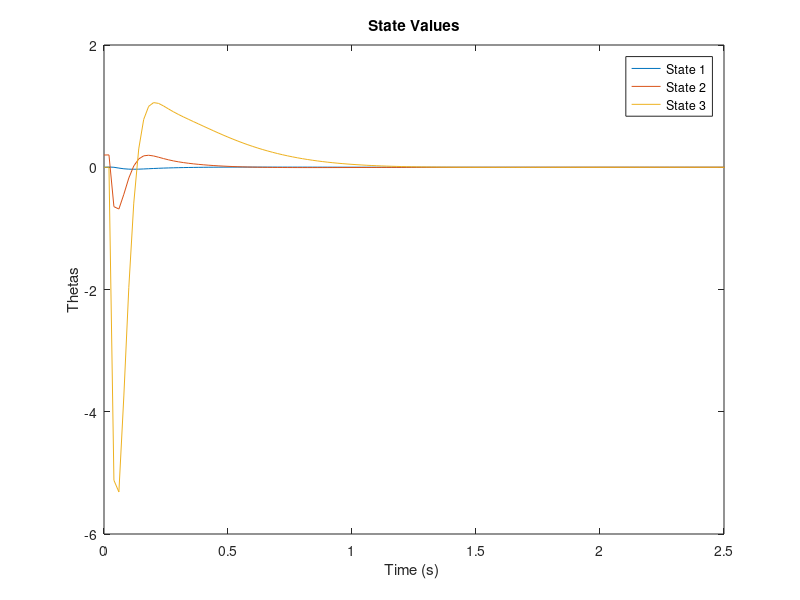
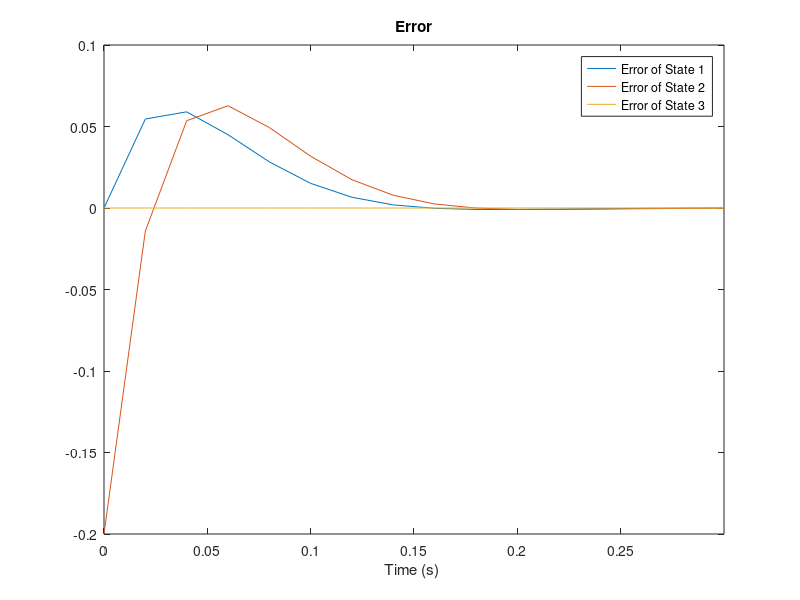
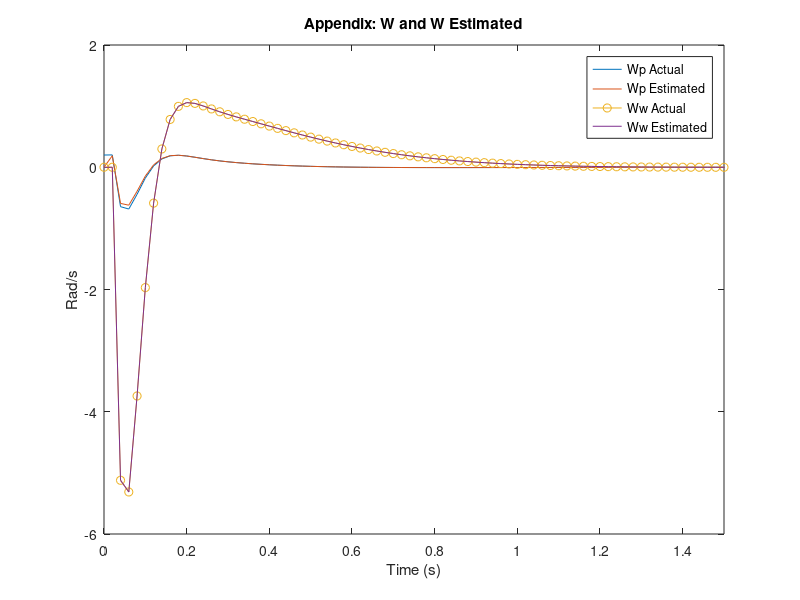
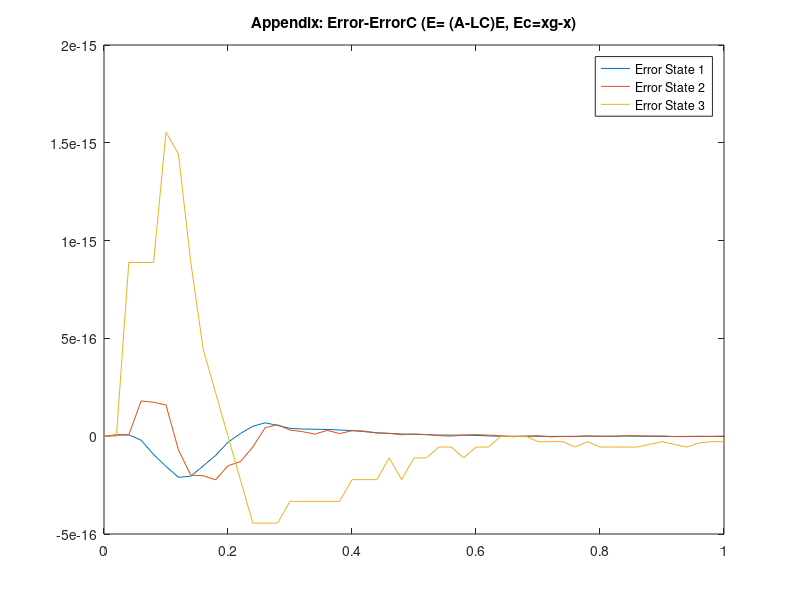

These charts were generated, in order, by the following MATLAB code:
clc;close all; clear all
mc=980;
ic=92336;
l=6;
R=4;
mw=150;
iw=1150;
alpha=ic+mc*R*l
beta=mc*981*l
gamma=iw+((mw+mc)*R*R)
%cont time
Ac=[0 1; beta/alpha 0]
Bc= [0; gamma/alpha]
Ts=1/50
%disc
A=expm(Ac*Ts)
B=(A-eye(2))*inv(Ac)*Bc
%part 3
Aaug=[A(1,:) 0; A(2,:) 0;  0 0 1]
Baug=[B;Ts]
%part 4
%total equation now xk=(Aaug-Baug*K)*xk-1
ts_k=.9;
z_k=.9;
wn_k=(4/(ts_k*z_k))
zcl_k=exp(roots([1 2*z_k*wn_k wn_k^2])*Ts)
K=place(Aaug,Baug,[zcl_k; 0])
%part 5
Caug=[0 1 0; 0 0 1]
ts_l=.15;
z_l=.8;
wn_l=(4/(ts_l*z_l))
zcl_l=exp(roots([1 2*z_l*wn_l wn_l^2])*Ts)
L=place(Aaug',Caug',[zcl_l; abs(zcl_l(1,1))])
%part 6
N=400;
x=zeros(3,N); %initialize states, guess and output
xg=zeros(3,N);
x(2,1)=.2;
y=zeros(2,N);
y(:,1)=Caug*x(:,1);
yg=zeros(2,N);
error(:,1)=(xg(:,1)-x(:,1)); %initialize error
errorc(:,1)=(xg(:,1)-x(:,1));
for k=2:N-1
    ug(:,k-1)=-K*xg(:,k-1);
    x(:,k)=Aaug*x(:,k-1) + Baug*ug(:,k-1)  ;
    xg(:,k)=(Aaug-(Baug*K) - (L'*Caug))*xg(:,k-1)+L'*y(:,k-1);
    y(:,k)=Caug*x(:,k);
    yg(:,k)=Caug*xg(:,k);
    error(:,k)=(Aaug-(L'*Caug))*error(:,k-1); 
    errorc(:,k)=xg(:,k)-x(:,k);%testing both the forms of the error equation
end
t=0:.02:(N-1)*.02;
te=0:.02:N*.02 - .04;
figure
plot(t,x(1,:),t,x(2,:),t,x(3,:))
title('State Values')
xlabel('Time (s) ')
ylabel('Thetas')
legend('State 1','State 2','State 3')
xlim([0 2.5])
figure
plot(te,error(1,:),te,error(2,:),te,error(3,:))
title('Error')
xlabel('Time (s) ')
legend('Error of State 1','Error of State 2','Error of State 3')
xlim([0 .3]);
figure

plot(t,y(1,:),t,yg(1,:),t,y(2,:),'-o',t,yg(2,:))
title('Appendix: W and W Estimated')
ylabel('Rad/s')
xlabel('Time (s)')
legend('Wp Actual','Wp Estimated','Ww Actual','Ww Estimated')
xlim([0,1.5]);
errorc(:,399)=0;
errorn=error-errorc;
figure
plot(te,errorn(1,:),te,errorn(2,:),te,errorn(3,:))
title('Appendix: Error-ErrorC (E= (A-LC)E, Ec=xg-x)');
legend('Error State 1','Error State 2','Error State 3');
xlim([0 1]);
figure
plot(t,x(1,:),t,xg(1,:),t,x(2,:),t,xg(2,:),t,x(3,:),t,xg(3,:))
title('Appendix: All states')
xlabel('Time (s) ')
legend('s1','s1cg','s2','s2g','s3','s3g')
%xlim([0 1]);

